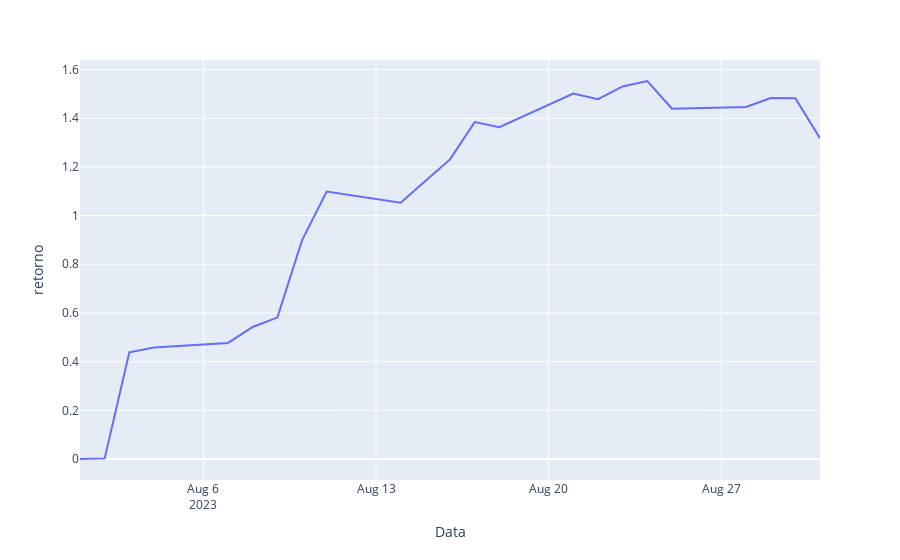

Write notebook code for a chart like this one.
### Code cell
fig = px.line(cvm, x = cvm['Data'], y = cvm['retorno'])
fig.show()

### Figure 1 — Plotly figure (JSON) as saved in the notebook; plotly's stock layout.template omitted (floating-point values rounded to 4 significant figures)
{"data": [{"hovertemplate": "Data=%{x}<br>retorno=%{y}<extra></extra>", "legendgroup": "", "line": {"color": "#636efa", "dash": "solid"}, "marker": {"symbol": "circle"}, "mode": "lines", "name": "", "orientation": "v", "showlegend": false, "type": "scatter", "x": ["2023-08-01T00:00:00", "2023-08-02T00:00:00", "2023-08-03T00:00:00", "2023-08-04T00:00:00", "2023-08-07T00:00:00", "2023-08-08T00:00:00", "2023-08-09T00:00:00", "2023-08-10T00:00:00", "2023-08-11T00:00:00", "2023-08-14T00:00:00", "2023-08-15T00:00:00", "2023-08-16T00:00:00", "2023-08-17T00:00:00", "2023-08-18T00:00:00", "2023-08-21T00:00:00", "2023-08-22T00:00:00", "2023-08-23T00:00:00", "2023-08-24T00:00:00", "2023-08-25T00:00:00", "2023-08-28T00:00:00", "2023-08-29T00:00:00", "2023-08-30T00:00:00", "2023-08-31T00:00:00"], "xaxis": "x", "y": [0, 0.002513, 0.438, 0.4577, 0.4768, 0.5421, 0.581, 0.8982, 1.098, 1.053, 1.142, 1.231, 1.384, 1.363, 1.501, 1.478, 1.531, 1.553, 1.439, 1.446, 1.483, 1.482, 1.318], "yaxis": "y"}], "layout": {"legend": {"tracegroupgap": 0}, "margin": {"t": 60}, "xaxis": {"anchor": "y", "domain": [0, 1], "title": {"text": "Data"}}, "yaxis": {"anchor": "x", "domain": [0, 1], "title": {"text": "retorno"}}}}
